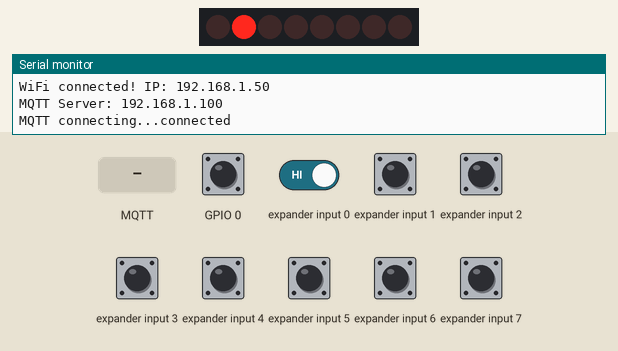
This sketch was run on a simulated ESP32. On the bench: 8 shift-register outputs drawn as a row of LEDs (first output left, lit = HIGH), the last lines printed to the serial monitor. Wiring (inferred from the names in the program): shift register (74HC595): data GPIO 23; shift clock GPIO 18; latch GPIO 5; input shift register (74HC165): load GPIO 19; clock GPIO 4; serial out GPIO 13. Wiring (inferred from the signals the program sends): row of LEDs: on Q0, Q1, Q2, Q3, Q4, Q5, Q6, Q7. The test bench sets the inputs (shaded band); at power-on: GPIO 0, expander input 0–7 HIGH. WiFi joins after 1.5 s; servers stay silent unless stated; no MQTT or app messages arrive unless stated.

Above: at 2.7 s.
2.8 s: expander input 0 driven LOW
At 3.4 s:
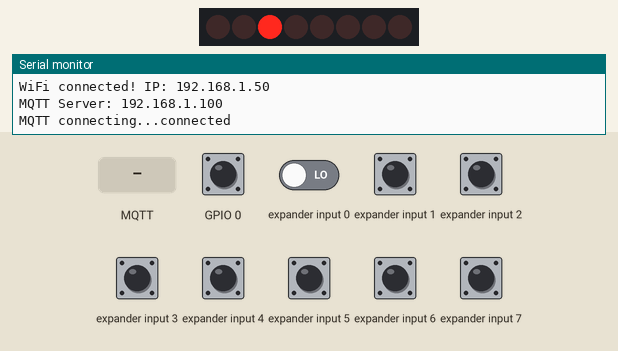
5.8 s: MQTT message "GREEN" arrives on the first subscribed topic
At 7.1 s:
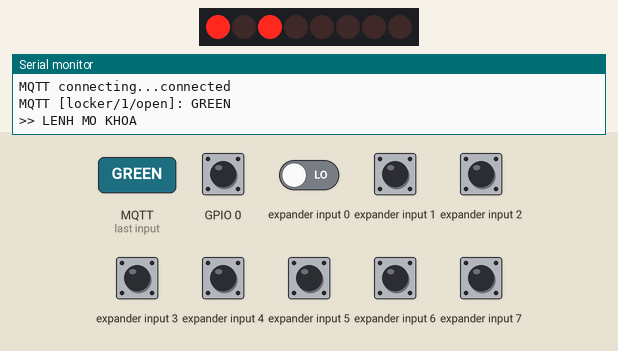
8.8 s: expander input 0 driven HIGH
At 9.7 s:
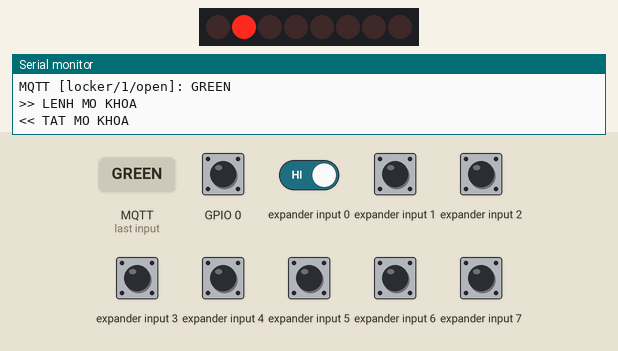
11.8 s: MQTT message "0" arrives on the first subscribed topic
At 12.8 s:
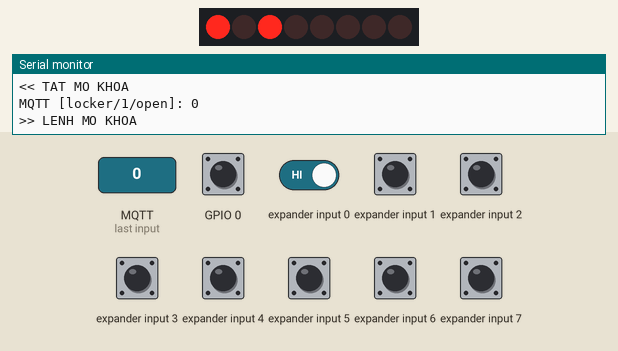
Timing chart, 0 to 15.3 s (numbered marks = the images above; inputs shaded):
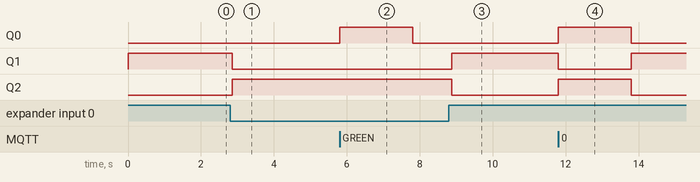

Measured:
- after the input at 2.8 s, Q1: HIGH → LOW after 0.06 s; Q2: LOW → HIGH after 0.06 s
- after the input at 5.8 s, Q0: LOW → HIGH at once, → LOW 2.0 s later
- after the input at 8.8 s, Q1: LOW → HIGH after 0.08 s; Q2: HIGH → LOW after 0.08 s
- after the input at 11.8 s, Q0, Q2: LOW → HIGH at once, → LOW 2.0 s later; Q1: HIGH → LOW at once, → HIGH 2.0 s later

The sketch:

omni_locker_fw.ino
```cpp
#include <WiFi.h>
#include <WiFiManager.h>
#include <PubSubClient.h>
#include <WebServer.h>
#include <WebSocketsServer.h>

// ================= 74HC595 =================
const int LATCH_595 = 5;
const int CLOCK_595 = 18;
const int DATA_595  = 23;
// ================= 74HC165 =================
const int LATCH_165 = 19;
const int CLOCK_165 = 4;
const int DATA_165  = 13;

// Output bits
const byte BIT_KHOA_MO = 0x01;
const byte BIT_LED_RED = 0x02;
const byte BIT_LED_GRN = 0x04;

// Cấu hình relay/feedback
const bool RELAY_ACTIVE_HIGH = true;
const int FEEDBACK_BIT = 0;
const bool FEEDBACK_HIGH_IS_LOCKED = true;

// Timing
const unsigned long UNLOCK_TIME_MS = 2000;
const unsigned long SENSOR_INTERVAL_MS = 100;
const unsigned long WS_SEND_INTERVAL_MS = 300;
const unsigned long SPAM_LOCK_MS = 5000;

// State
byte outputState = 0;
byte inputState = 0;
bool lockFeedback = true;
bool isUnlocking = false;
unsigned long unlockStartTime = 0;
unsigned long lastUnlockCommand = 0;
unsigned long lastSensorRead = 0;
unsigned long lastWsSend = 0;
unsigned long lastMqttPublish = 0;

// MQTT config
String mqtt_server = "192.168.1.100"; // sẽ được ghi đè qua WiFiManager
const int mqtt_port = 1883;
const char* mqtt_topic_open = "locker/1/open";
const char* mqtt_topic_close = "locker/1/close";
const char* mqtt_topic_led = "locker/1/led";
const char* mqtt_topic_status = "locker/1/status";

WiFiClient espClient;
PubSubClient mqttClient(espClient);
WebServer server(80);
WebSocketsServer webSocket(81);

// ================= HARDWARE FUNCTIONS =================
void ghi_595_raw(byte data) {
  outputState = data;
  digitalWrite(LATCH_595, LOW);
  shiftOut(DATA_595, CLOCK_595, MSBFIRST, outputState);
  digitalWrite(LATCH_595, HIGH);
}

void ghi_595(byte logicData) {
  byte realData = logicData;
  if (!RELAY_ACTIVE_HIGH) {
    if (logicData & BIT_KHOA_MO) realData &= ~BIT_KHOA_MO;
    else realData |= BIT_KHOA_MO;
  }
  ghi_595_raw(realData);
}

byte doc_165() {
  byte value = 0;
  digitalWrite(LATCH_165, LOW);
  delayMicroseconds(5);
  digitalWrite(LATCH_165, HIGH);
  delayMicroseconds(5);
  for (int i = 0; i < 8; i++) {
    int bitValue = digitalRead(DATA_165);
    value |= (bitValue << (7 - i));
    digitalWrite(CLOCK_165, HIGH);
    delayMicroseconds(5);
    digitalWrite(CLOCK_165, LOW);
    delayMicroseconds(5);
  }
  return value;
}

void updateSensor() {
  inputState = doc_165();
  bool rawFeedback = (inputState & (1 << FEEDBACK_BIT)) != 0;
  lockFeedback = FEEDBACK_HIGH_IS_LOCKED ? rawFeedback : !rawFeedback;
}

void updateOutputByState() {
  if (isUnlocking) {
    ghi_595(BIT_KHOA_MO | BIT_LED_GRN);
    return;
  }
  if (lockFeedback) ghi_595(BIT_LED_RED);
  else ghi_595(BIT_LED_GRN);
}

void openLock() {
  unsigned long now = millis();
  if (isUnlocking || (now - lastUnlockCommand < SPAM_LOCK_MS)) return;
  Serial.println(">> LENH MO KHOA");
  isUnlocking = true;
  unlockStartTime = now;
  lastUnlockCommand = now;
  updateOutputByState();
}

void closeLock() {
  if (!isUnlocking) return;
  Serial.println("<< TAT MO KHOA");
  isUnlocking = false;
  updateOutputByState();
}

// ================= MQTT CALLBACK =================
void mqttCallback(char* topic, byte* payload, unsigned int length) {
  String msg;
  for (unsigned int i = 0; i < length; i++) msg += (char)payload[i];
  Serial.printf("MQTT [%s]: %s\n", topic, msg.c_str());
  if (String(topic) == mqtt_topic_open) openLock();
  else if (String(topic) == mqtt_topic_close) closeLock();
  else if (String(topic) == mqtt_topic_led) {
    if (msg == "RED") ghi_595(BIT_LED_RED);
    else if (msg == "GREEN") ghi_595(BIT_LED_GRN);
    // Thêm các chế độ nháy (BLINK_RED,...) tùy theo logic
  }
}

void reconnectMQTT() {
  while (!mqttClient.connected()) {
    Serial.print("MQTT connecting...");
    if (mqttClient.connect("ESP32_Locker1")) {
      Serial.println("connected");
      mqttClient.subscribe(mqtt_topic_open);
      mqttClient.subscribe(mqtt_topic_close);
      mqttClient.subscribe(mqtt_topic_led);
    } else {
      Serial.print("failed, rc="); Serial.print(mqttClient.state());
      delay(2000);
    }
  }
}

void publishStatus() {
  String json = "{\"locked\":" + String(lockFeedback ? "true" : "false") +
                ",\"unlocking\":" + String(isUnlocking ? "true" : "false") + "}";
  mqttClient.publish(mqtt_topic_status, json.c_str());
}

// ================= WEBSOCKET (giữ lại để test nếu cần) =================
void sendStatusToWeb() {
  String json = "{";
  json += "\"locked\":" + String(lockFeedback ? "true" : "false") + ",";
  json += "\"unlocking\":" + String(isUnlocking ? "true" : "false") + ",";
  json += "\"input\":\"" + String(inputState, BIN) + "\"}";
  webSocket.broadcastTXT(json);
}

const char HTML_PAGE[] PROGMEM = R"rawliteral(
<!DOCTYPE html><html><head><meta charset="utf-8"><meta name="viewport" content="width=device-width,initial-scale=1"><title>Omni Locker</title></head>
<body><h1>ESP32 Test</h1><p>WebSocket connected: <span id="status">...</span></p><button onclick="openLock()">MỞ KHÓA</button>
<script>var socket=new WebSocket('ws://'+window.location.hostname+':81/');socket.onmessage=function(e){document.getElementById('status').innerText=e.data;};function openLock(){socket.send('OPEN_LOCK');}</script></body></html>)rawliteral";

void handleRoot() {
  server.send_P(200, "text/html", HTML_PAGE);
}

void webSocketEvent(uint8_t num, WStype_t type, uint8_t *payload, size_t length) {
  if (type == WStype_CONNECTED) sendStatusToWeb();
  else if (type == WStype_TEXT) {
    if (strcmp((char*)payload, "OPEN_LOCK") == 0) openLock();
  }
}

// ================= SETUP =================
void setup() {
  Serial.begin(115200);

  pinMode(LATCH_595, OUTPUT); pinMode(CLOCK_595, OUTPUT); pinMode(DATA_595, OUTPUT);
  pinMode(LATCH_165, OUTPUT); pinMode(CLOCK_165, OUTPUT); pinMode(DATA_165, INPUT);
  digitalWrite(CLOCK_165, LOW); digitalWrite(LATCH_165, HIGH);
  ghi_595(BIT_LED_RED); // mặc định đỏ (AVAILABLE)

  // Kiểm tra nút FLASH (GPIO0) khi boot để reset cài đặt
  pinMode(0, INPUT_PULLUP);  // nút BOOT trên hầu hết các board ESP32 là GPIO0
  if (digitalRead(0) == LOW) {   // nút đang được nhấn (nối GND)
      Serial.println("Reset WiFi settings...");
      WiFiManager wm;
      wm.resetSettings();
      delay(3000);
      ESP.restart();
  }
  WiFiManager wm;
  WiFiManagerParameter custom_mqtt_server("server", "MQTT Server IP", mqtt_server.c_str(), 16);
  wm.addParameter(&custom_mqtt_server);
  wm.resetSettings();  // 👈 thêm dòng này
  bool res = wm.autoConnect("Tu_Locker_Thinh", "123456789");
  if (!res) {
    Serial.println("Failed to connect WiFi, restarting...");
    ESP.restart();
  }
  mqtt_server = custom_mqtt_server.getValue();
  Serial.println("WiFi connected! IP: " + WiFi.localIP().toString());
  Serial.println("MQTT Server: " + mqtt_server);

  mqttClient.setServer(mqtt_server.c_str(), mqtt_port);
  mqttClient.setCallback(mqttCallback);

  server.on("/", handleRoot);
  server.begin();
  webSocket.begin();
  webSocket.onEvent(webSocketEvent);
}

void loop() {
  if (!mqttClient.connected()) reconnectMQTT();
  mqttClient.loop();

  server.handleClient();
  webSocket.loop();

  unsigned long now = millis();
  if (now - lastSensorRead >= SENSOR_INTERVAL_MS) {
    lastSensorRead = now;
    updateSensor();
  }
  if (isUnlocking && (now - unlockStartTime >= UNLOCK_TIME_MS)) {
    closeLock();
  }
  updateOutputByState();

  if (now - lastWsSend >= WS_SEND_INTERVAL_MS) {
    lastWsSend = now;
    sendStatusToWeb();
  }
  if (now - lastMqttPublish >= 1000) {
    lastMqttPublish = now;
    publishStatus();
  }
}
```
